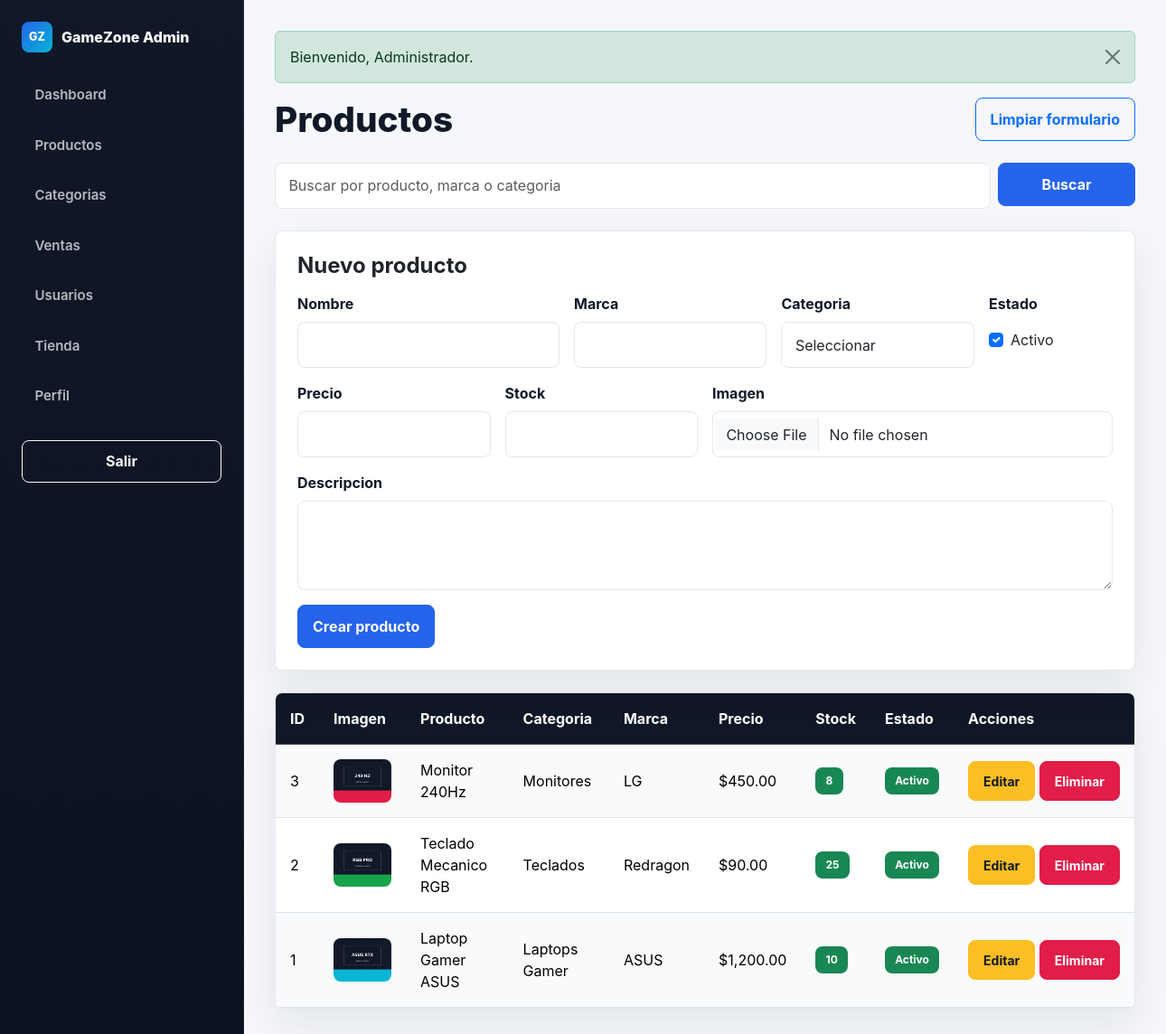
Screenshot of /productos.php (signed in) with the database file from the repository.
### tables this page shows
CREATE TABLE IF NOT EXISTS producto (
    id_producto INT AUTO_INCREMENT PRIMARY KEY,
    id_categoria INT NOT NULL,
    nombre VARCHAR(150) NOT NULL,
    marca VARCHAR(100) NOT NULL,
    descripcion TEXT,
    precio DECIMAL(10,2) NOT NULL,
    stock INT NOT NULL DEFAULT 0,
    imagen VARCHAR(255) DEFAULT NULL,
    estado TINYINT(1) NOT NULL DEFAULT 1,
    CONSTRAINT fk_producto_categoria FOREIGN KEY (id_categoria)
        REFERENCES categoria(id_categoria)
        ON UPDATE CASCADE
        ON DELETE RESTRICT
);

CREATE TABLE IF NOT EXISTS categoria (
    id_categoria INT AUTO_INCREMENT PRIMARY KEY,
    nombre_categoria VARCHAR(100) NOT NULL,
    descripcion TEXT
);

### config/database.php (called while the page is built, shortened)
<?php
function db(): ?PDO
{
    static $pdo = null;
    if ($pdo instanceof PDO) {
        return $pdo;
    }
    $dsn = 'mysql:host=' . DB_HOST . ';dbname=' . DB_NAME . ';charset=' . DB_CHARSET;
    try {
        $pdo = new PDO($dsn, DB_USER, DB_PASS, [
            PDO::ATTR_ERRMODE => PDO::ERRMODE_EXCEPTION,
            PDO::ATTR_DEFAULT_FETCH_MODE => PDO::FETCH_ASSOC,
            PDO::ATTR_EMULATE_PREPARES => false,
        ]);
        return $pdo;
    } catch (PDOException $exception) {
        $failed = true;
        $GLOBALS['db_error'] = $exception->getMessage();
        return null;
    }
}
function db_all(string $sql, array $params = []): array
{
    $pdo = db();
    try {
        $statement = $pdo->prepare($sql);
        $statement->execute($params);
        return $statement->fetchAll();
    } catch (PDOException $exception) {
        $GLOBALS['db_error'] = $exception->getMessage();
        return [];
    }
}
function e(?string $value): string
{
    return htmlspecialchars((string) $value, ENT_QUOTES, 'UTF-8');
}
function money(float|string|null $value): string
{
    return '$' . number_format((float) $value, 2);
}
function product_image(?string $image, string $fallback = 'producto1.jpg'): string
{
    return 'assets/img/' . $image;
}

### productos.php (the view, shortened to what this page needs)
<?php
$productoEditar = null;
$busquedaAdmin = trim($_GET['buscar'] ?? '');
$pagina = max(1, (int) ($_GET['pagina'] ?? 1));
$porPagina = 10;
$offset = ($pagina - 1) * $porPagina;
$whereProductos = [];
$paramsProductos = [];
$whereSqlProductos = $whereProductos ? ' WHERE ' . implode(' AND ', $whereProductos) : '';
$productos = db_all(
    'SELECT p.id_producto, p.nombre, p.marca, p.precio, p.stock, p.estado, p.imagen, c.nombre_categoria
     FROM producto p
     INNER JOIN categoria c ON c.id_categoria = p.id_categoria' . $whereSqlProductos . "
     ORDER BY p.id_producto DESC
     LIMIT $porPagina OFFSET $offset",
    $paramsProductos
);
?>
<!DOCTYPE html>
<html lang="es">
<head>
    <link href="https://cdn.jsdelivr.net/npm/bootstrap@5.3.3/dist/css/bootstrap.min.css" rel="stylesheet">
    <link rel="stylesheet" href="assets/css/styles.css">
</head>
<body>
<div class="admin-layout d-flex">
    <?php include 'includes/sidebar.php'; ?>
    <main class="container-fluid p-4">
        <?php include 'includes/flash.php'; ?>
        <div class="d-flex justify-content-between align-items-center mb-4">
            <h1 class="mb-0">Productos</h1>
            <a class="btn btn-outline-primary" href="productos.php">Limpiar formulario</a>
        </div>
        <form method="GET" action="productos.php" class="row g-2 mb-4">
            <div class="col-md-10">
                <input type="search" name="buscar" class="form-control" placeholder="Buscar por producto, marca o categoria" value="<?php echo e($busquedaAdmin); ?>">
            </div>
            <div class="col-md-2">
                <button class="btn btn-primary w-100">Buscar</button>
            </div>
        </form>
        <div class="card p-4 mb-4">
            <h2 class="h4 fw-bold mb-3"><?php echo $productoEditar ? 'Editar producto' : 'Nuevo producto'; ?></h2>
            <form method="POST" action="productos.php" enctype="multipart/form-data" class="row g-3 js-validate">
                <div class="col-md-4">
                    <label class="form-label">Nombre</label>
                    <input type="text" name="nombre" class="form-control" value="<?php echo e($productoEditar['nombre'] ?? ''); ?>" required>
                </div>
                <div class="col-md-3">
                    <label class="form-label">Marca</label>
                    <input type="text" name="marca" class="form-control" value="<?php echo e($productoEditar['marca'] ?? ''); ?>" required>
                </div>
                <div class="col-md-3">
                    <label class="form-label">Categoria</label>
                    <select name="id_categoria" class="form-control" required>
                        <option value="">Seleccionar</option>
                    </select>
                </div>
                <div class="col-md-2">
                    <label class="form-label">Estado</label>
                    <div class="form-check mt-2">
                        <input class="form-check-input" type="checkbox" name="estado" id="estado" <?php echo (int) ($productoEditar['estado'] ?? 1) === 1 ? 'checked' : ''; ?>>
                        <label class="form-check-label" for="estado">Activo</label>
                    </div>
                </div>
                <div class="col-md-3">
                    <label class="form-label">Precio</label>
                    <input type="number" name="precio" min="0.01" step="0.01" class="form-control" value="<?php echo e((string) ($productoEditar['precio'] ?? '')); ?>" required>
                </div>
                <div class="col-md-3">
                    <label class="form-label">Stock</label>
                    <input type="number" name="stock" min="0" class="form-control" value="<?php echo e((string) ($productoEditar['stock'] ?? '')); ?>" required>
                </div>
                <div class="col-md-6">
                    <label class="form-label">Imagen</label>
                    <input type="file" name="imagen" class="form-control" accept="image/jpeg,image/png,image/webp">
                </div>
                <div class="col-12">
                    <label class="form-label">Descripcion</label>
                    <textarea name="descripcion" rows="3" class="form-control"><?php echo e($productoEditar['descripcion'] ?? ''); ?></textarea>
                </div>
                <div class="col-12">
                    <button class="btn btn-primary"><?php echo $productoEditar ? 'Guardar cambios' : 'Crear producto'; ?></button>
                </div>
            </form>
        </div>
        <div class="table-responsive">
            <table class="table table-striped table-hover align-middle">
                <thead class="table-dark">
                    <tr>
                        <th>ID</th>
                        <th>Imagen</th>
                        <th>Producto</th>
                        <th>Categoria</th>
                        <th>Marca</th>
                        <th>Precio</th>
                        <th>Stock</th>
                        <th>Estado</th>
                        <th>Acciones</th>
                    </tr>
                </thead>
                <tbody>
                    <?php foreach ($productos as $producto): ?>
                        <tr>
                            <td><?php echo e((string) $producto['id_producto']); ?></td>
                            <td><img class="table-thumb" src="<?php echo e(product_image($producto['imagen'])); ?>" alt="<?php echo e($producto['nombre']); ?>"></td>
                            <td><?php echo e($producto['nombre']); ?></td>
                            <td><?php echo e($producto['nombre_categoria']); ?></td>
                            <td><?php echo e($producto['marca']); ?></td>
                            <td><?php echo money($producto['precio']); ?></td>
                            <td>
                                <span class="badge <?php echo (int) $producto['stock'] <= 0 ? 'text-bg-danger' : ((int) $producto['stock'] <= 5 ? 'text-bg-warning' : 'text-bg-success'); ?>">
                                    <?php echo e((string) $producto['stock']); ?>
                                </span>
                            </td>
                            <td>
                                <span class="badge <?php echo (int) $producto['estado'] === 1 ? 'text-bg-success' : 'text-bg-secondary'; ?>">
                                    <?php echo (int) $producto['estado'] === 1 ? 'Activo' : 'Inactivo'; ?>
                                </span>
                            </td>
                            <td class="table-actions">
                                <a class="btn btn-warning btn-sm" href="productos.php?editar=<?php echo e((string) $producto['id_producto']); ?>">Editar</a>
                                <form method="POST" action="productos.php" class="d-inline js-confirm" data-confirm="Eliminar producto?">
                                    <button class="btn btn-danger btn-sm">Eliminar</button>
                                </form>
                            </td>
                        </tr>
                    <?php endforeach; ?>
                </tbody>
            </table>
        </div>
    </main>
</div>
</body>
</html>

### assets/css/styles.css (style rules this page uses)
:root { --ink: #111827; --muted: #6b7280; --soft: #f5f7fb; --panel: #ffffff; --line: #e5e7eb; --navy: #101828; --navy-2: #172033; --blue: #2563eb; --cyan: #06b6d4; --green: #16a34a; --red: #e11d48; --amber: #f59e0b; --shadow: 0 18px 45px rgba(17, 24, 39, 0.08); }
* { letter-spacing: 0; }
body { background: var(--soft); color: var(--ink); font-family: Inter, "Segoe UI", Arial, sans-serif; }
a { text-decoration: none; }
.btn { border-radius: 8px; font-weight: 700; padding: 0.68rem 1rem; }
.btn-primary { background: var(--blue); border-color: var(--blue); }
.btn-danger { background: var(--red); border-color: var(--red); }
.btn-warning { background: #fbbf24; border-color: #fbbf24; color: #111827; }
.card { border: 1px solid var(--line); border-radius: 8px; box-shadow: var(--shadow); }
.form-label { color: var(--ink); font-weight: 700; }
.form-control { border: 1px solid var(--line); border-radius: 8px; padding: 0.78rem 0.9rem; }
.admin-layout { min-height: 100vh; background: var(--soft); }
.admin-layout main { padding: 34px !important; }
.admin-layout h1 { font-size: clamp(1.8rem, 3vw, 2.6rem); font-weight: 850; }
.table-responsive { border: 1px solid var(--line); border-radius: 8px; background: #fff; box-shadow: var(--shadow); }
.table { margin-bottom: 0; }
.table > :not(caption) > * > * { padding: 1rem; }
.table-dark { --bs-table-bg: #101828; }
.table-striped > tbody > tr:nth-of-type(odd) > * { --bs-table-bg-type: #f9fafb; }
.table-actions { white-space: nowrap; }
.badge { border-radius: 8px; padding: 0.55rem 0.7rem; }
.table-thumb { width: 64px; height: 48px; border-radius: 8px; object-fit: cover; }

### rows the page displays
producto: id_producto "3", imagen (picture), nombre "Monitor 240Hz", id_categoria.nombre_categoria "Monitores", marca "LG", precio "$450.00", stock "8", estado "Activo"
producto: id_producto "2", imagen (picture), nombre "Teclado Mecanico RGB", id_categoria.nombre_categoria "Teclados", marca "Redragon", precio "$90.00", stock "25", estado "Activo"
producto: id_producto "1", imagen (picture), nombre "Laptop Gamer ASUS", id_categoria.nombre_categoria "Laptops Gamer", marca "ASUS", precio "$1,200.00", stock "10", estado "Activo"

### other values shown
$message['message'] "Bienvenido, Administrador."
